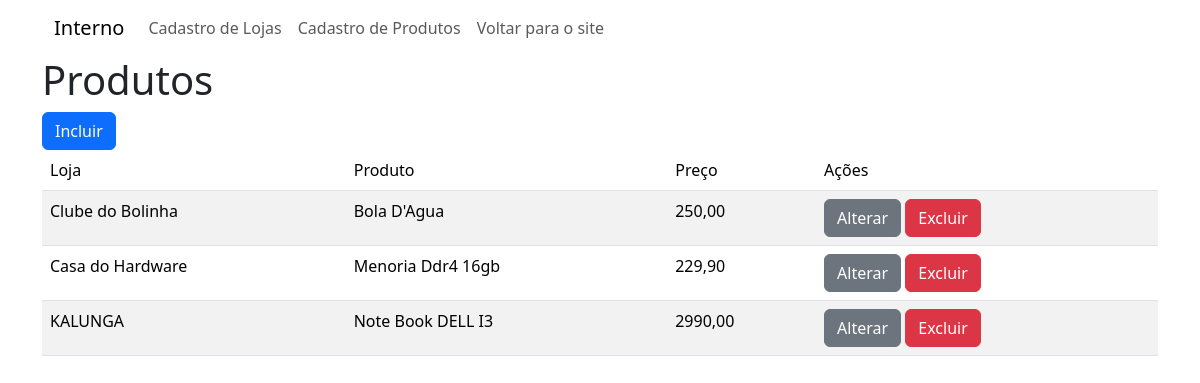
The app's page /cadastro/listar_produtos, older data.
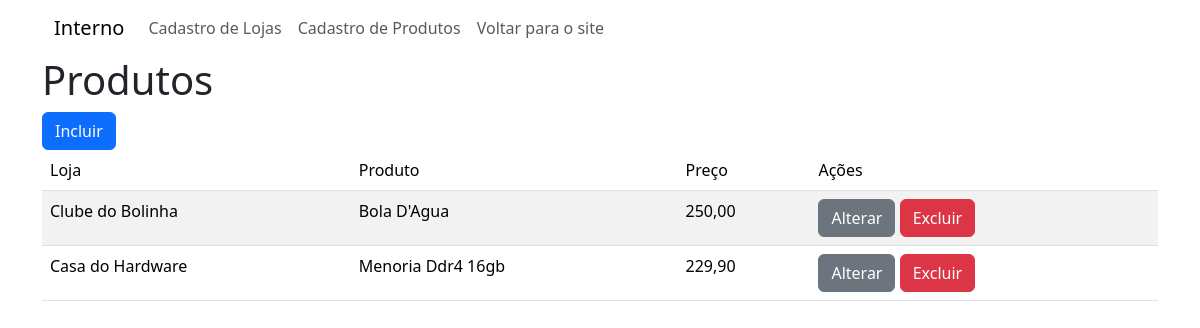
The same page, newer data.
### cadastro/models.py (models this page shows, shortened)
class Produto(models.Model):
    loja = models.ForeignKey(Loja, on_delete=models.DO_NOTHING) #chave para linkar o Produto a Loja
    nome = models.CharField(max_length=100)
    preco = models.DecimalField(max_digits=9, decimal_places=2)
    destaque = models.BooleanField()

class Loja(models.Model):
    nome = models.CharField(max_length=100)
    telefone = models.CharField(max_length=20)
    numero = models.IntegerField(max_length = 5 ,null=True ,blank=True)
    def __str__(self):
        return self.nome

### cadastro/views.py (the view)
# urls.py: path('listar_produtos' , views.listar_produtos, name='listar_produtos'),
def listar_produtos(request):
    produtos = Produto.objects.order_by(Lower('nome'))
    return render(request,'listar_produtos.html', {'produtos':produtos})

### cadastro/templates/listar_produtos.html
{% extends 'menu_interno.html' %}
{% block content %}
    <h1>Produtos</h1>
    <a href="{% url 'incluir_produtos' %}" class="btn btn-primary">Incluir</a>
<table class ="table table-striped">
    <thead>
        <tr>
             <td>Loja</td>
             <td>Produto</td>
             <td>Preço</td>
             <td>Ações</td>
        </tr>
  </thead>
<tbody>
        {% for p in produtos %}
        <tr>
            <td>{{p.loja}}</td>
            <td>{{p.nome}}</td>
            <td>{{p.preco}}</td>
            <td><a href="{% url 'alterar_produto' p.id %}" class="btn btn-secondary">Alterar</a>
                <a href="{% url 'excluir_produto' p.id %} " onclick='return excluir()' class="btn btn-danger">Excluir</a>
            </td>
        </tr>
        {% endfor %}
    </tbody>
    </table>
{% endblock %}

Row changes from the older to the newer data that the page shows:
removed Produto: loja "KALUNGA", nome "Note Book DELL I3", preco "2990,00"
